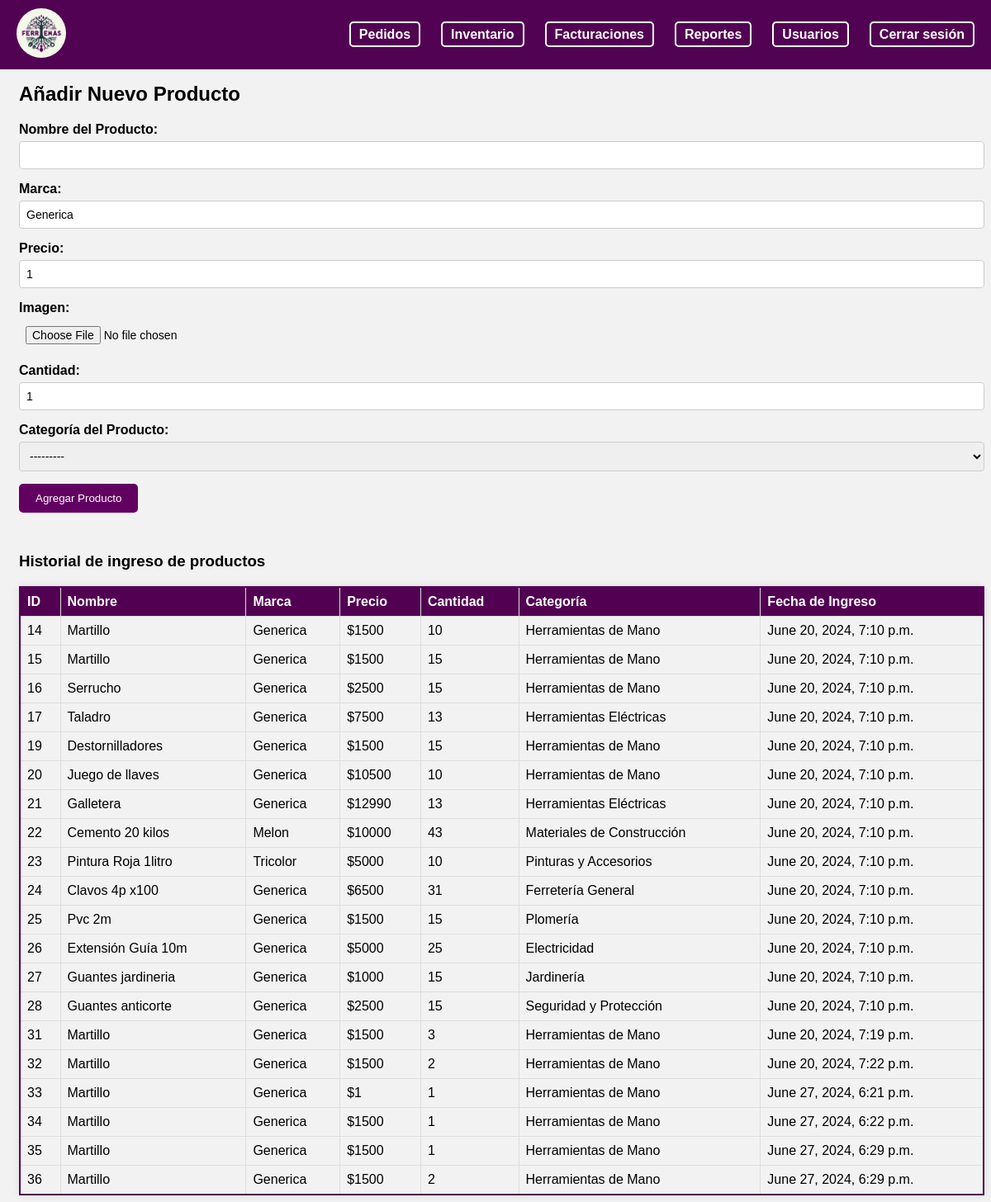
The page /adm_productos/ on the database its author committed.
### myapp/models.py (models this page shows, shortened)
class CategoriaProducto(models.Model):
    catProd_nom = models.CharField(max_length=100)
    def __str__(self):
        return self.catProd_nom

class Producto(models.Model):
    prod_id = models.AutoField(primary_key=True)
    prod_nom = models.CharField(max_length=50, null=False)
    prod_marca = models.CharField(max_length=25, default='Generica')
    prod_prec= models.IntegerField(default=1, null=False)
    prod_img = models.ImageField(upload_to='productos/', null=True, blank=True)
    prod_cant= models.IntegerField(default= 1, null=False)
    catProd_nom = models.ForeignKey(CategoriaProducto, on_delete=models.CASCADE)
    prod_ingreso = models.DateTimeField(auto_now_add=True)

### myapp/views.py (the view)
# urls.py: path('adm_productos/', views.adm_productos, name='adm_productos'),
def adm_productos(request):
    categorias = CategoriaProducto.objects.all()
    productos = Producto.objects.all()
    if request.method == 'POST':
        form = ProductoForm(request.POST, request.FILES)
        if form.is_valid():
            form.save()
            messages.success(request, 'Producto añadido correctamente.')
            return redirect('adm_productos')
    else:
        form = ProductoForm()
    context = {
        'form': form,
        'productos': productos,
        'categorias': categorias,
    }
    return render(request, 'empleado/admin/adm_productos.html', context)

### myapp/forms.py
class ProductoForm(forms.ModelForm):
    class Meta:
        model = Producto
        fields = ['prod_nom', 'prod_marca', 'prod_prec', 'prod_img', 'prod_cant', 'catProd_nom']
        labels = {
            'prod_nom': 'Nombre del Producto',
            'prod_marca': 'Marca',
            'prod_prec': 'Precio',
            'prod_img': 'Imagen',
            'prod_cant': 'Cantidad',
            'catProd_nom': 'Categoría del Producto',
        }
        widgets = {
            'prod_nom': forms.TextInput(attrs={'class': 'form-control', 'required': True}),
            'prod_marca': forms.TextInput(attrs={'class': 'form-control', 'required': True}),
            'prod_prec': forms.NumberInput(attrs={'class': 'form-control', 'required': True}),
            'prod_img': forms.FileInput(attrs={'class': 'form-control-file'}),
            'prod_cant': forms.NumberInput(attrs={'class': 'form-control', 'required': True}),
            'catProd_nom': forms.Select(attrs={'class': 'form-control', 'required': True}),
        }

### myapp/templates/empleado/admin/adm_productos.html (shortened to what this page needs)
{% load static %}
<!DOCTYPE html>
<html lang="en">
<head>
    <link rel="stylesheet" href="{% static 'styles/nav.css' %}">
    <link rel="stylesheet" href="{% static 'styles/empleado/admin/adm_productos.css' %}">
</head>
<body>
    <header>
        <nav>
            <div class="navbar">
                <div class="logo">
                    <a href="/adm_home">
                        <img src="{% static 'logo/LogoFerremas.png' %}" alt="Logo">
                    </a>
                </div>
                <div class="nav-items">
                    <ul>
                        <li><a href="#" id="pedidos-link"> Pedidos</a></li>
                        <li><a href="/adm_inventario" id="inventario-link"> Inventario</a></li>
                        <li><a href="#" id="facturaciones-link"> Facturaciones</a></li>
                        <li><a href="#" id="reportes-link"> Reportes</a></li>
                        <li><a href="/adm_usuarios" id="usuarios-link"> Usuarios</a></li>
                        <li><a href="/"> Cerrar sesión</a></li>
                    </ul>
                </div>
            </div>
        </nav>
    </header>
    <div class="content" style="margin-top: 100px; margin-left: 15px;">
        <h2> Añadir Nuevo Producto</h2>
        <form method="post" enctype="multipart/form-data">
            <div class="form-group">
                {{ form.prod_nom.label_tag }}
                {{ form.prod_nom }}
            </div>
            <div class="form-group">
                {{ form.prod_marca.label_tag }}
                {{ form.prod_marca }}
            </div>
            <div class="form-group">
                {{ form.prod_prec.label_tag }}
                {{ form.prod_prec }}
            </div>
            <div class="form-group">
                {{ form.prod_img.label_tag }}
                {{ form.prod_img }}
            </div>
            <div class="form-group">
                {{ form.prod_cant.label_tag }}
                {{ form.prod_cant }}
            </div>
            <div class="form-group">
                {{ form.catProd_nom.label_tag }}
                {{ form.catProd_nom }}
            </div>
            <button type="submit" class="btn btn-primary">Agregar Producto</button>
        </form>
        <br>
        <div class="tabla-productos">
            <h3>Historial de ingreso de productos</h3>
            <table>
                <thead>
                    <tr>
                        <th>ID</th>
                        <th>Nombre</th>
                        <th>Marca</th>
                        <th>Precio</th>
                        <th>Cantidad</th>
                        <th>Categoría</th>
                        <th>Fecha de Ingreso</th>
                    </tr>
                </thead>
                <tbody>
                    {% for producto in productos %}
                    <tr>
                        <td>{{ producto.prod_id }}</td>
                        <td>{{ producto.prod_nom }}</td>
                        <td>{{ producto.prod_marca }}</td>
                        <td>${{ producto.prod_prec }}</td>
                        <td>{{ producto.prod_cant }}</td>
                        <td>{{ producto.catProd_nom }}</td>
                        <td>{{ producto.prod_ingreso }}</td>
                    </tr>
                    {% endfor %}
                </tbody>
            </table>
        </div>
    </div>
</body>
</html>

### myapp/static/styles/nav.css (style rules this page uses)
body { font-family: Arial, sans-serif; background-color: #f2f2f2; }
.navbar { position: fixed; top: 0; left: 0; width: 100%; background-color: rgb(82, 2, 82); font-family: "Arial", sans-serif; padding: 10px 20px; display: flex; justify-content: space-between; align-items: center; z-index: 1000; color: #fff; }
.logo img { width: 60px; border-radius: 50%; object-fit: cover; transition: transform 0.5s; }
.navbar .nav-items ul li a { color: white; text-decoration: none; font-size: 16px; padding: 5px 10px; border: 2px solid white; border-radius: 5px; transition: background-color 0.3s, color 0.3s; }
.nav-items ul { list-style: none; display: flex; padding-right: 15px; }
.nav-items ul li { margin-right: 25px; }
.nav-items a { text-decoration: none; color: #fff; font-weight: bold; }

### myapp/static/styles/empleado/admin/adm_productos.css (style rules this page uses)
body { font-family: Arial, sans-serif; background-color: #f2f2f2; }
.form-group { margin-bottom: 15px; }
.form-group label { display: block; margin-bottom: 5px; font-weight: bold; }
.form-control { width: 100%; padding: 8px; border: 1px solid #ccc; border-radius: 4px; box-sizing: border-box; font-size: 14px; }
.form-control-file { width: 100%; padding: 8px; font-size: 14px; }
.btn-primary { background-color: #620062; color: #fff; border: none; padding: 10px 20px; cursor: pointer; border-radius: 5px; }
.tabla-productos { margin-top: 30px; }
.tabla-productos table { width: 100%; border-collapse: collapse; border: 2px solid #520052; border-radius: 5px; box-shadow: 0 0 10px rgba(0, 0, 0, 0.1); }
.tabla-productos th, .tabla-productos td { border: 1px solid #ddd; padding: 8px; text-align: left; }
.tabla-productos th { background-color: #520052; color: #fff; }
.tabla-productos tr:nth-child(even) { background-color: #f2f2f2; }

### rows shown on the page
CategoriaProducto: catProd_nom "---------"
Producto: prod_id "14", prod_nom "Martillo", prod_marca "Generica", prod_prec "1500", prod_cant "10", catProd_nom "Herramientas de Mano", prod_ingreso "June 20, 2024, 7:10 p.m."
Producto: prod_id "15", prod_nom "Martillo", prod_marca "Generica", prod_prec "1500", prod_cant "15", catProd_nom "Herramientas de Mano", prod_ingreso "June 20, 2024, 7:10 p.m."
Producto: prod_id "16", prod_nom "Serrucho", prod_marca "Generica", prod_prec "2500", prod_cant "15", catProd_nom "Herramientas de Mano", prod_ingreso "June 20, 2024, 7:10 p.m."
Producto: prod_id "17", prod_nom "Taladro", prod_marca "Generica", prod_prec "7500", prod_cant "13", catProd_nom "Herramientas Eléctricas", prod_ingreso "June 20, 2024, 7:10 p.m."
Producto: prod_id "19", prod_nom "Destornilladores", prod_marca "Generica", prod_prec "1500", prod_cant "15", catProd_nom "Herramientas de Mano", prod_ingreso "June 20, 2024, 7:10 p.m."
Producto: prod_id "20", prod_nom "Juego de llaves", prod_marca "Generica", prod_prec "10500", prod_cant "10", catProd_nom "Herramientas de Mano", prod_ingreso "June 20, 2024, 7:10 p.m."
Producto: prod_id "21", prod_nom "Galletera", prod_marca "Generica", prod_prec "12990", prod_cant "13", catProd_nom "Herramientas Eléctricas", prod_ingreso "June 20, 2024, 7:10 p.m."
Producto: prod_id "22", prod_nom "Cemento 20 kilos", prod_marca "Melon", prod_prec "10000", prod_cant "43", catProd_nom "Materiales de Construcción", prod_ingreso "June 20, 2024, 7:10 p.m."
Producto: prod_id "23", prod_nom "Pintura Roja 1litro", prod_marca "Tricolor", prod_prec "5000", prod_cant "10", catProd_nom "Pinturas y Accesorios", prod_ingreso "June 20, 2024, 7:10 p.m."
Producto: prod_id "24", prod_nom "Clavos 4p x100", prod_marca "Generica", prod_prec "6500", prod_cant "31", catProd_nom "Ferretería General", prod_ingreso "June 20, 2024, 7:10 p.m."
Producto: prod_id "25", prod_nom "Pvc 2m", prod_marca "Generica", prod_prec "1500", prod_cant "15", catProd_nom "Plomería", prod_ingreso "June 20, 2024, 7:10 p.m."
Producto: prod_id "26", prod_nom "Extensión Guía 10m", prod_marca "Generica", prod_prec "5000", prod_cant "25", catProd_nom "Electricidad", prod_ingreso "June 20, 2024, 7:10 p.m."
Producto: prod_id "27", prod_nom "Guantes jardineria", prod_marca "Generica", prod_prec "1000", prod_cant "15", catProd_nom "Jardinería", prod_ingreso "June 20, 2024, 7:10 p.m."
Producto: prod_id "28", prod_nom "Guantes anticorte", prod_marca "Generica", prod_prec "2500", prod_cant "15", catProd_nom "Seguridad y Protección", prod_ingreso "June 20, 2024, 7:10 p.m."
Producto: prod_id "31", prod_nom "Martillo", prod_marca "Generica", prod_prec "1500", prod_cant "3", catProd_nom "Herramientas de Mano", prod_ingreso "June 20, 2024, 7:19 p.m."
Producto: prod_id "32", prod_nom "Martillo", prod_marca "Generica", prod_prec "1500", prod_cant "2", catProd_nom "Herramientas de Mano", prod_ingreso "June 20, 2024, 7:22 p.m."
Producto: prod_id "33", prod_nom "Martillo", prod_marca "Generica", prod_prec "1", prod_cant "1", catProd_nom "Herramientas de Mano", prod_ingreso "June 27, 2024, 6:21 p.m."
Producto: prod_id "34", prod_nom "Martillo", prod_marca "Generica", prod_prec "1500", prod_cant "1", catProd_nom "Herramientas de Mano", prod_ingreso "June 27, 2024, 6:22 p.m."
Producto: prod_id "35", prod_nom "Martillo", prod_marca "Generica", prod_prec "1500", prod_cant "1", catProd_nom "Herramientas de Mano", prod_ingreso "June 27, 2024, 6:29 p.m."
Producto: prod_id "36", prod_nom "Martillo", prod_marca "Generica", prod_prec "1500", prod_cant "2", catProd_nom "Herramientas de Mano", prod_ingreso "June 27, 2024, 6:29 p.m."
